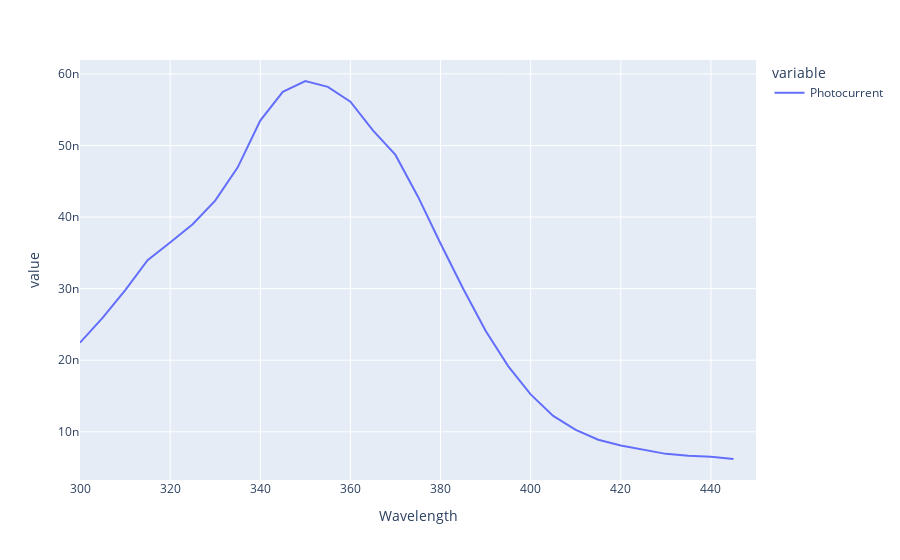

Write notebook code for a chart like this one.
### Code cell
IPCE_df = pd.DataFrame([])
df = df_resampled.copy(deep=True)
df["Current"] = df["Photocurrent"].rolling(window=10).median()
for wavelength in df["Wavelength"].unique():
    mono_df = df.loc[df["Wavelength"] == wavelength][10:-5]
    mono_df.Current.plot()
    photocurrent = mono_df.Current.max() - mono_df.Current.min()
    new_row = pd.DataFrame({"Wavelength": wavelength, "Photocurrent": photocurrent}, index=[len(IPCE_df)])
    IPCE_df = pd.concat([IPCE_df, new_row])
px.line(IPCE_df, "Wavelength", ["Photocurrent"])

### Figure 1 — Plotly figure (JSON) as saved in the notebook; plotly's stock layout.template omitted (floating-point values rounded to 4 significant figures)
{"data": [{"hovertemplate": "variable=Photocurrent<br>Wavelength=%{x}<br>value=%{y}<extra></extra>", "legendgroup": "Photocurrent", "line": {"color": "#636efa", "dash": "solid"}, "marker": {"symbol": "circle"}, "mode": "lines", "name": "Photocurrent", "orientation": "v", "showlegend": true, "type": "scatter", "x": [300, 305, 310, 315, 320, 325, 330, 335, 340, 345, 350, 355, 360, 365, 370, 375, 380, 385, 390, 395, 400, 405, 410, 415, 420, 425, 430, 435, 440, 445, 450], "xaxis": "x", "y": [2.245e-08, 2.59e-08, 2.977e-08, 3.398e-08, 3.645e-08, 3.899e-08, 4.229e-08, 4.694e-08, 5.347e-08, 5.748e-08, 5.9e-08, 5.819e-08, 5.611e-08, 5.21e-08, 4.868e-08, 4.284e-08, 3.63e-08, 3.001e-08, 2.411e-08, 1.918e-08, 1.523e-08, 1.222e-08, 1.027e-08, 8.885e-09, 8.087e-09, 7.551e-09, 6.919e-09, 6.644e-09, 6.505e-09, 6.202e-09, null], "yaxis": "y"}], "layout": {"legend": {"title": {"text": "variable"}, "tracegroupgap": 0}, "margin": {"t": 60}, "xaxis": {"anchor": "y", "domain": [0, 1], "title": {"text": "Wavelength"}}, "yaxis": {"anchor": "x", "domain": [0, 1], "title": {"text": "value"}}}}
